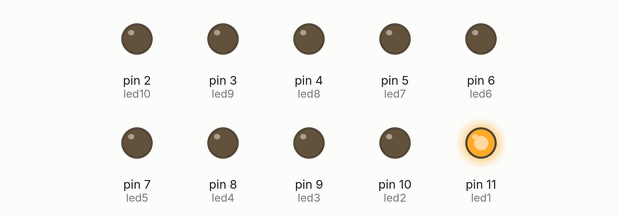
Simulated run of this sketch. Board: Arduino Uno, built with avr-gcc and run on an emulated ATmega328P. On the bench: output pins drawn as LEDs (lit = HIGH).

Above: at 0.2 s.
At 1.8 s:
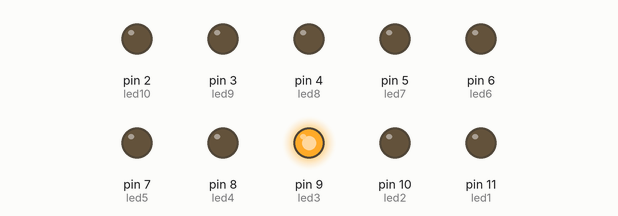
At 4.2 s:
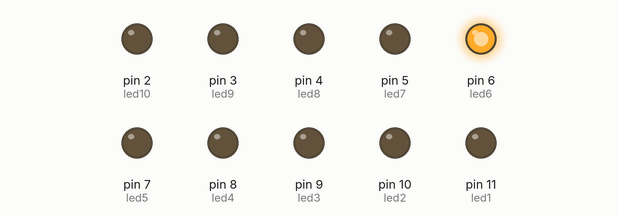
At 9.0 s:
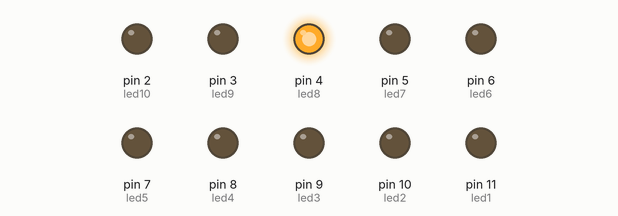
At 13.8 s:
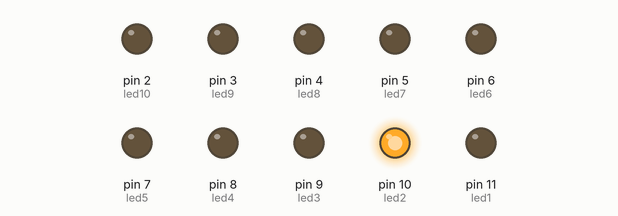
At 18.2 s:
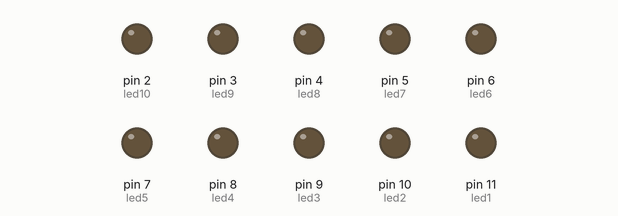
Timing chart, 0 to 18.7 s (numbered marks = the images above):
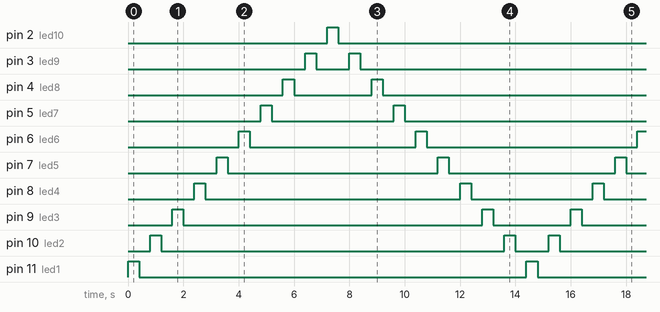

The sketch:

challengeLED3_10LEDgo_back.ino
```cpp
#define led1 11
#define led2 10
#define led3 9
#define led4 8
#define led5 7
#define led6 6
#define led7 5
#define led8 4
#define led9 3
#define led10 2
int dl = 400;

void setup() {
  // put your setup code here, to run once:
  pinMode(led1, OUTPUT);
  pinMode(led2, OUTPUT);
  pinMode(led3, OUTPUT);
  pinMode(led4, OUTPUT);
  pinMode(led5, OUTPUT);
  pinMode(led6, OUTPUT);
  pinMode(led7, OUTPUT);
  pinMode(led8, OUTPUT);
  pinMode(led9, OUTPUT);
  pinMode(led10, OUTPUT);
}

void loop() {
  // put your main code here, to run repeatedly:
  digitalWrite(led1, HIGH);
  delay(dl);
  digitalWrite(led1, LOW);
  delay(dl);

  digitalWrite(led2, HIGH);
  delay(dl);
  digitalWrite(led2, LOW);
  delay(dl);

  digitalWrite(led3, HIGH);
  delay(dl);
  digitalWrite(led3, LOW);
  delay(dl);

  digitalWrite(led4, HIGH);
  delay(dl);
  digitalWrite(led4, LOW);
  delay(dl);

  digitalWrite(led5, HIGH);
  delay(dl);
  digitalWrite(led5, LOW);
  delay(dl);

  digitalWrite(led6, HIGH);
  delay(dl);
  digitalWrite(led6, LOW);
  delay(dl);

  digitalWrite(led7, HIGH);
  delay(dl);
  digitalWrite(led7, LOW);
  delay(dl);

  digitalWrite(led8, HIGH);
  delay(dl);
  digitalWrite(led8, LOW);
  delay(dl);

  digitalWrite(led9, HIGH);
  delay(dl);
  digitalWrite(led9, LOW);
  delay(dl);

  digitalWrite(led10, HIGH);
  delay(dl);
  digitalWrite(led10, LOW);
  delay(dl);

  digitalWrite(led9, HIGH);
  delay(dl);
  digitalWrite(led9, LOW);
  delay(dl);

  digitalWrite(led8, HIGH);
  delay(dl);
  digitalWrite(led8, LOW);
  delay(dl);

  digitalWrite(led7, HIGH);
  delay(dl);
  digitalWrite(led7, LOW);
  delay(dl);

  digitalWrite(led6, HIGH);
  delay(dl);
  digitalWrite(led6, LOW);
  delay(dl);

  digitalWrite(led5, HIGH);
  delay(dl);
  digitalWrite(led5, LOW);
  delay(dl);

  digitalWrite(led4, HIGH);
  delay(dl);
  digitalWrite(led4, LOW);
  delay(dl);

  digitalWrite(led3, HIGH);
  delay(dl);
  digitalWrite(led3, LOW);
  delay(dl);

  digitalWrite(led2, HIGH);
  delay(dl);
  digitalWrite(led2, LOW);
  delay(dl);


}
```

Measured:
- by itself, pin 2 (led10), pin 11 (led1): alternates HIGH for 0.40 s and LOW for 14.0 s
- by itself, pin 3 (led9): repeats every 14.4 s: LOW 1.2 s, HIGH 0.40 s, LOW 12.4 s, HIGH 0.40 s
- by itself, pin 4 (led8): repeats every 14.4 s: LOW 2.8 s, HIGH 0.40 s, LOW 10.8 s, HIGH 0.40 s
- by itself, pin 5 (led7): repeats every 14.4 s: LOW 4.4 s, HIGH 0.40 s, LOW 9.2 s, HIGH 0.40 s
- by itself, pin 6 (led6): repeats every 14.4 s: LOW 6.0 s, HIGH 0.40 s, LOW 7.6 s, HIGH 0.40 s
- by itself, pin 7 (led5): repeats every 14.4 s: LOW 7.6 s, HIGH 0.40 s, LOW 6.0 s, HIGH 0.40 s
- by itself, pin 8 (led4): repeats every 14.4 s: LOW 9.2 s, HIGH 0.40 s, LOW 4.4 s, HIGH 0.40 s
- by itself, pin 9 (led3): repeats every 14.4 s: LOW 10.8 s, HIGH 0.40 s, LOW 2.8 s, HIGH 0.40 s
